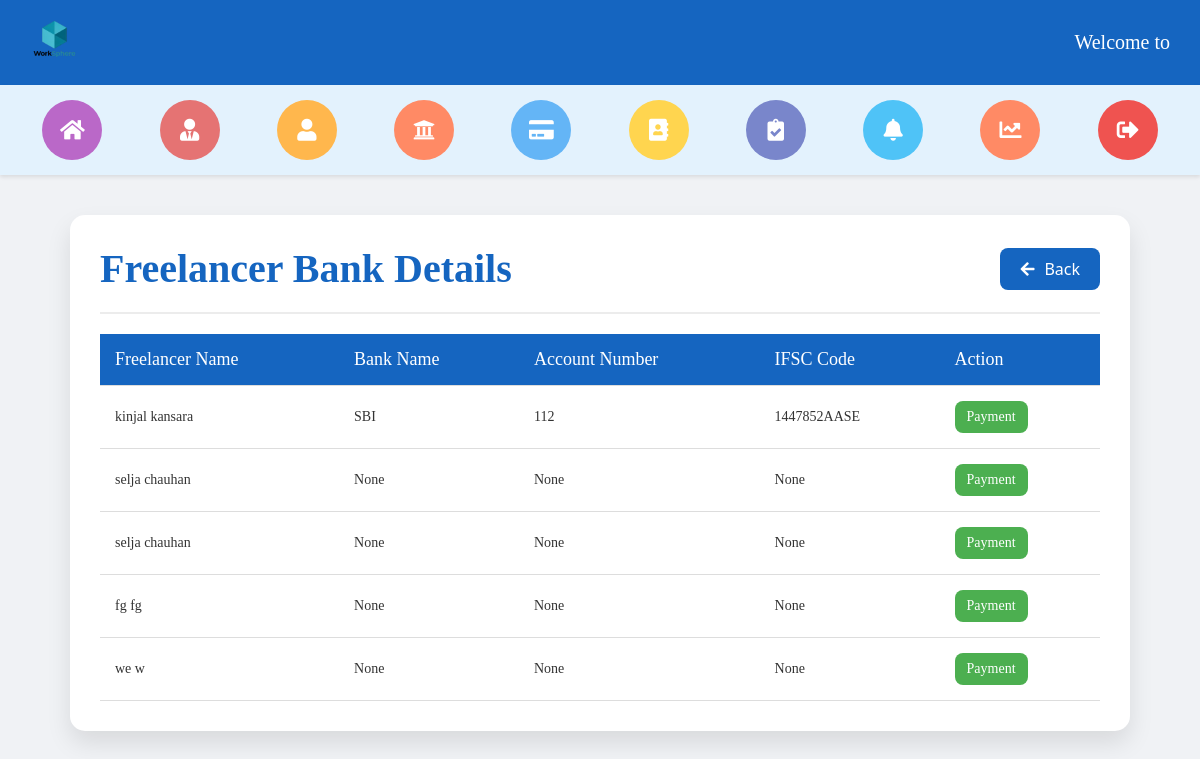
The app's page /administrator/admin_freelancer_bank_details/ (signed in), older data.
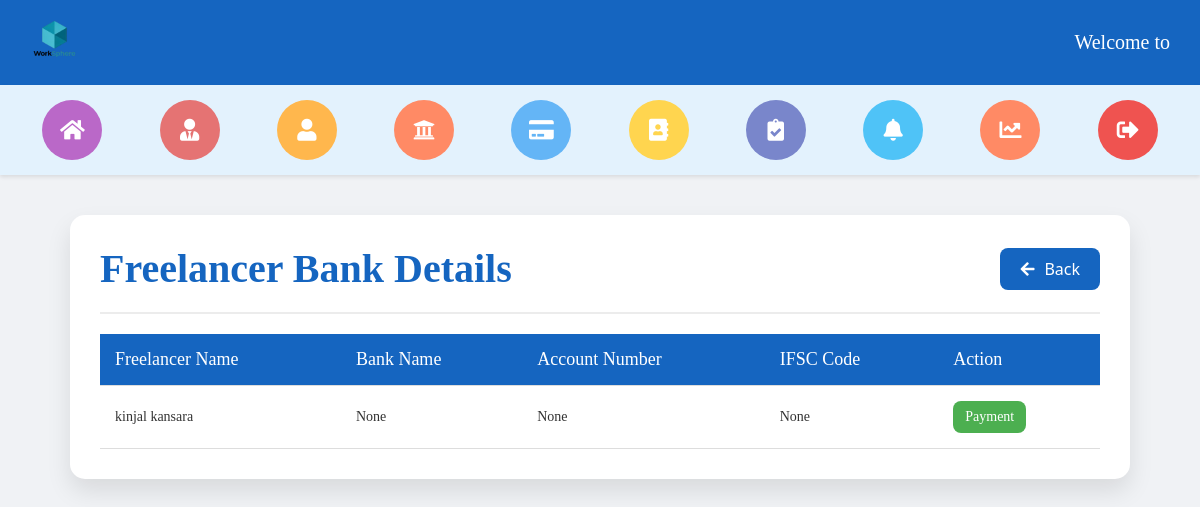
The same page, newer data.
### freelancer/models.py (models this page shows, shortened)
class FreelancerRegisterLogin(models.Model):
    profile = models.ImageField(upload_to='profile_images/')
    first_name = models.CharField(max_length=30)
    last_name = models.CharField(max_length=30)
    username = models.CharField(max_length=30, unique=True)
    email = models.EmailField(unique=True)
    password = models.CharField(max_length=100)
    phone_number = models.CharField(max_length=15)
    skills = models.CharField(max_length=50)
    hourly_rate = models.DecimalField(max_digits=20, decimal_places=2)
    location = models.CharField(max_length=100)
    about_me = models.TextField(null=True, max_length=1000)
    bank_name = models.CharField(max_length=50, null=True, blank=True)  # Bank name
    ifsc_code = models.CharField(max_length=20, null=True, blank=True)  # IFSC code
    account_number = models.CharField(max_length=20, null=True, blank=True)  # Account number

### administrator/views.py (the view)
# urls.py: path("admin_freelancer_bank_details/", views.admin_freelancer_bank_details, name="admin_freelancer_bank_details"),
def admin_freelancer_bank_details(request):
    bank_details = FreelancerRegisterLogin.objects.all()
    context = {
        'bank_details': bank_details,
    }
    return render(request, 'admin_freelancer_bank_details.html', context)

### administrator/templates/admin_freelancer_bank_details.html (shortened to what this page needs)
{% extends 'admin_header_2.html' %}
{% block content %}
<!DOCTYPE html>
<html lang="en">
<head>
  <link rel="stylesheet" href="https://cdnjs.cloudflare.com/ajax/libs/font-awesome/5.15.4/css/all.min.css">
</head>
<body>
<div class="bank-container">
    <div class="bank-header">
        <h2>Freelancer Bank Details</h2>
        <a href="{% url 'admin_dashboard' %}" class="back-button"><i class="fas fa-arrow-left"></i> Back</a>
    </div>
    <table class="bank-table">
        <thead>
            <tr>
                <th>Freelancer Name</th>
                <th>Bank Name</th>
                <th>Account Number</th>
                <th>IFSC Code</th>
                <th>Action</th>
            </tr>
        </thead>
        <tbody>
            {% for bank_detail in bank_details %}
            <tr>
                <td>{{ bank_detail.first_name }} {{ bank_detail.last_name }}</td>
                <td>{{ bank_detail.bank_name }}</td>
                <td>{{ bank_detail.account_number }}</td>
                <td>{{ bank_detail.ifsc_code }}</td>
                <td>
                    <div class="action-buttons">
                        <button type="button" class="payment-button">Payment</button>
                    </div>
                </td>
            </tr>
            {% endfor %}
        </tbody>
    </table>
</div>
</body>
</html>
{% endblock %}

### administrator/templates/admin_header_2.html (shortened to what this page needs)
{% if request.session.admin and request.session.role == 'ADMIN' %}
<!DOCTYPE html>
<html lang="en">
<head>
  <link rel="stylesheet" href="https://cdnjs.cloudflare.com/ajax/libs/font-awesome/6.0.0-beta3/css/all.min.css">
</head>
<body>
  <header class="header">
    <div class="logo">
      <img src="/media/Logo.png" alt="WorkSphere Logo" width="50" height="50">
    </div>
    <div class="welcome-text">Welcome to {{ request.session.username }}</div>
  </header>
  <div class="icon-header">
    <div class="icon icon-client" data-tooltip="Dashboard">
      <a href="{% url 'admin_dashboard' %}">
        <i class="fas fa-home"></i>
      </a>
    </div>
    <div class="icon icon-post" data-tooltip="Client Info">
      <a href="{% url 'admin_client' %}">
        <i class="fas fa-user-tie"></i>
      </a>
    </div>
    <div class="icon icon-list" data-tooltip="Freelancer Info">
      <a href="{% url 'admin_freelancer' %}">
        <i class="fas fa-user"></i>
      </a>
    </div>
    <div class="icon icon-services" data-tooltip="Freelancer Bank Info">
      <a href="{% url 'admin_freelancer_bank_details' %}">
        <i class="fas fa-bank"></i>
      </a>
    </div>
    <div class="icon icon-received" data-tooltip="Payment Info">
      <a href="{% url 'admin_payment' %}">
        <i class="fas fa-credit-card"></i>
      </a>
    </div>
    <div class="icon icon-contact" data-tooltip="Contact Info">
      <a href="{% url 'admin_contact' %}">
        <i class="fas fa-address-book"></i>
      </a>
    </div>
    <div class="icon icon-submitted" data-tooltip="Project Info">
      <a href="{% url 'admin_project' %}">
        <i class="fas fa-clipboard-check"></i>
      </a>
    </div>
    <div class="icon icon-notification" data-tooltip="Notifications">
      <a href="{% url 'admin_notification' %}">
        <i class="fas fa-bell"></i>
      </a>
    </div>
    <div class="icon icon-services" data-tooltip="Reports">
      <a href="{% url 'generate_report' %}">
        <i class="fas fa-chart-line"></i>
      </a>
    </div>
    <div class="icon icon-logout" data-tooltip="Logout">
      <a href="{% url 'admin_logout' %}">
        <i class="fas fa-sign-out-alt"></i>
      </a>
    </div>
  </div>
  <main class="main">
    {% block content %}{% endblock %}
  </main>
</body>
</html>
{% else %}
<script>
  window.location = "{% url 'admin_login' %}"
</script>
{% endif %}

### administrator/templates/admin_header_2.html (style rules this page uses)
body { margin: 0; font-family: 'Segoe UI', Tahoma, Geneva, Verdana, sans-serif; background-color: #f4f4f4; }
.logo img { height: 50px; transition: transform 0.3s ease; }
.header { display: flex; justify-content: space-between; align-items: center; background-color: #1565c0; color: white; padding: 15px 30px; box-shadow: 0 2px 4px rgba(0, 0, 0, 0.1); }
.header .welcome-text { font-size: 20px; font-family: Candara; }
.icon-header { background-color: #e3f2fd; display: flex; align-items: center; justify-content: center; padding: 10px; gap: 20px; box-shadow: 0 2px 4px rgba(0, 0, 0, 0.1); }
.icon-header .icon { display: flex; flex-direction: column; align-items: center; justify-content: center; width: 50px; height: 50px; border-radius: 50%; color: white; font-size: 20px; font-family: verdana; cursor: pointer; position: relative; }
.icon a { display: flex; align-items: center; justify-content: center; width: 100%; height: 100%; color: inherit; text-decoration: none; }
.icon a i { font-size: inherit; }
.icon-post { background-color: #e57373; color: white; }
.icon-list { background-color: #ffb74d; color: white; }
.icon-received { background-color: #64b5f6; color: white; }
.icon-client { background-color: #ba68c8; color: white; }
.icon-contact { background-color: #ffd54f; color: white; }
.icon-logout { background-color: #ef5350; color: white; }
.icon-submitted { background-color: #7986cb; color: white; }
.icon-services { background-color: #ff8a65; color: white; }
.icon-notification { background-color: #4fc3f7; color: white; }
@media (min-width: 1024px) { .icon-header { justify-content: space-evenly; padding: 15px; gap: 30px; } }
@media (min-width: 1024px) { .icon-header .icon { width: 60px; height: 60px; font-size: 22px; } }

### administrator/templates/admin_freelancer_bank_details.html (style rules this page uses)
body { margin: 0; background-color: #f0f2f5; color: #333; }
.bank-container { max-width: 1000px; background: #fff; margin: 40px auto; border-radius: 15px; box-shadow: 0 12px 24px rgba(0, 0, 0, 0.1); overflow: hidden; padding: 30px; }
.bank-header { display: flex; justify-content: space-between; align-items: center; border-bottom: 2px solid #ececec; padding-bottom: 20px; margin-bottom: 20px; }
.bank-header h2 { font-size: 40px; font-family: Candara; color: #1565c0; font-weight: 600; margin: 0; }
.back-button { display: flex; align-items: center; padding: 10px 20px; background-color: #1565c0; color: white; border: none; border-radius: 8px; cursor: pointer; font-size: 16px; text-decoration: none; transition: background-color 0.3s ease, transform 0.3s ease; }
.back-button i { margin-right: 10px; }
.bank-table { width: 100%; border-collapse: collapse; margin-top: 20px; }
.bank-table th, .bank-table td { padding: 15px; text-align: left; border-bottom: 1px solid #ddd; font-family: Verdana; font-size: 14px; }
.bank-table th { background-color: #1565c0; font-weight: 500; color: white; font-family: Candara; font-size: 18px; }
.action-buttons { display: flex; gap: 10px; }
.payment-button { padding: 8px 12px; border: none; border-radius: 8px; cursor: pointer; font-size: 14px; font-family: verdana; transition: background-color 0.3s ease, transform 0.3s ease; background-color: #4caf50; color: white; }

Row changes from the older to the newer data that the page shows:
removed FreelancerRegisterLogin: first_name "selja", last_name "chauhan", bank_name "None", account_number "None", ifsc_code "None"
removed FreelancerRegisterLogin: first_name "selja", last_name "chauhan", bank_name "None", account_number "None", ifsc_code "None"
removed FreelancerRegisterLogin: first_name "fg", last_name "fg", bank_name "None", account_number "None", ifsc_code "None"
removed FreelancerRegisterLogin: first_name "we", last_name "w", bank_name "None", account_number "None", ifsc_code "None"
changed FreelancerRegisterLogin "kinjal": bank_name "SBI" → "None"; account_number "112" → "None"; ifsc_code "1447852AASE" → "None"
